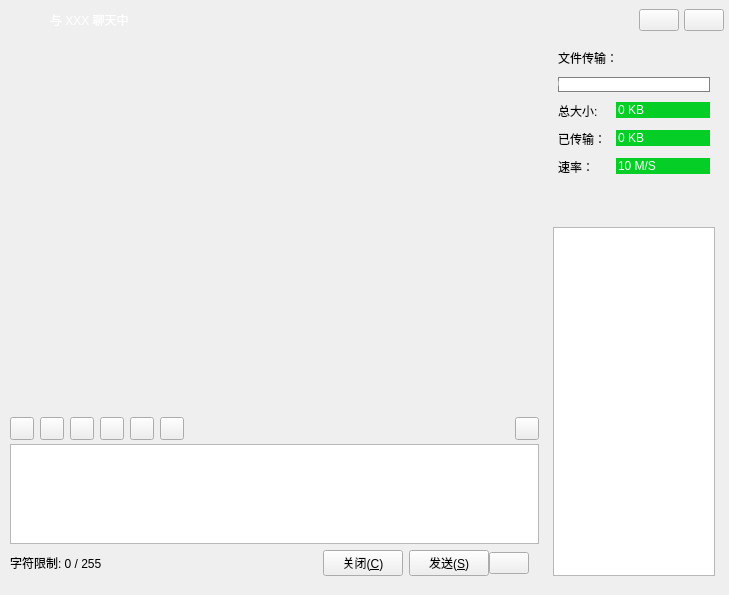
<?xml version="1.0" encoding="UTF-8"?>
<ui version="4.0">
 <class>ChatWindow</class>
 <widget class="QWidget" name="ChatWindow">
  <property name="geometry">
   <rect>
    <x>0</x>
    <y>0</y>
    <width>729</width>
    <height>595</height>
   </rect>
  </property>
  <property name="windowTitle">
   <string>聊天窗口</string>
  </property>
  <property name="windowIcon">
   <iconset resource="../images.qrc">
    <normaloff>:/resource/background/app.png</normaloff>:/resource/background/app.png</iconset>
  </property>
  <property name="styleSheet">
   <string notr="true"/>
  </property>
  <layout class="QVBoxLayout" name="verticalLayout_2">
   <property name="spacing">
    <number>0</number>
   </property>
   <property name="leftMargin">
    <number>5</number>
   </property>
   <property name="topMargin">
    <number>5</number>
   </property>
   <property name="rightMargin">
    <number>5</number>
   </property>
   <property name="bottomMargin">
    <number>5</number>
   </property>
   <item>
    <widget class="QWidget" name="widgetWinTitle" native="true">
     <property name="minimumSize">
      <size>
       <width>0</width>
       <height>30</height>
      </size>
     </property>
     <property name="maximumSize">
      <size>
       <width>16777215</width>
       <height>30</height>
      </size>
     </property>
     <layout class="QHBoxLayout" name="horizontalLayout_2" stretch="0,1,0,0">
      <property name="spacing">
       <number>5</number>
      </property>
      <property name="leftMargin">
       <number>10</number>
      </property>
      <property name="topMargin">
       <number>0</number>
      </property>
      <property name="rightMargin">
       <number>0</number>
      </property>
      <property name="bottomMargin">
       <number>0</number>
      </property>
      <item>
       <widget class="QLabel" name="labelWinIcon">
        <property name="minimumSize">
         <size>
          <width>30</width>
          <height>30</height>
         </size>
        </property>
        <property name="maximumSize">
         <size>
          <width>30</width>
          <height>30</height>
         </size>
        </property>
        <property name="text">
         <string/>
        </property>
        <property name="pixmap">
         <pixmap resource="../images.qrc">:/resource/images/robot.png</pixmap>
        </property>
       </widget>
      </item>
      <item>
       <widget class="QLabel" name="labelWinTitle">
        <property name="styleSheet">
         <string notr="true">color: #FFFFFF;</string>
        </property>
        <property name="text">
         <string>与 XXX 聊天中</string>
        </property>
       </widget>
      </item>
      <item>
       <widget class="QPushButton" name="btnWinMin">
        <property name="focusPolicy">
         <enum>Qt::NoFocus</enum>
        </property>
        <property name="text">
         <string/>
        </property>
        <property name="icon">
         <iconset resource="../images.qrc">
          <normaloff>:/resource/common/ic_min.png</normaloff>:/resource/common/ic_min.png</iconset>
        </property>
       </widget>
      </item>
      <item>
       <widget class="QPushButton" name="btnWinClose">
        <property name="focusPolicy">
         <enum>Qt::NoFocus</enum>
        </property>
        <property name="text">
         <string/>
        </property>
        <property name="icon">
         <iconset resource="../images.qrc">
          <normaloff>:/resource/common/ic_close_white.png</normaloff>:/resource/common/ic_close_white.png</iconset>
        </property>
       </widget>
      </item>
     </layout>
    </widget>
   </item>
   <item>
    <layout class="QHBoxLayout" name="horizontalLayout" stretch="3,1">
     <property name="bottomMargin">
      <number>5</number>
     </property>
     <item>
      <layout class="QVBoxLayout" name="verticalLayout" stretch="1,0,0">
       <property name="spacing">
        <number>0</number>
       </property>
       <property name="leftMargin">
        <number>5</number>
       </property>
       <property name="rightMargin">
        <number>5</number>
       </property>
       <item>
        <widget class="BubbleList" name="widgetBubble" native="true">
         <property name="minimumSize">
          <size>
           <width>200</width>
           <height>200</height>
          </size>
         </property>
        </widget>
       </item>
       <item>
        <widget class="QWidget" name="widgetSetting" native="true">
         <property name="minimumSize">
          <size>
           <width>0</width>
           <height>30</height>
          </size>
         </property>
         <property name="styleSheet">
          <string notr="true"/>
         </property>
         <layout class="QHBoxLayout" name="horizontalLayout_3">
          <property name="leftMargin">
           <number>0</number>
          </property>
          <property name="topMargin">
           <number>0</number>
          </property>
          <property name="rightMargin">
           <number>0</number>
          </property>
          <property name="bottomMargin">
           <number>0</number>
          </property>
          <item>
           <widget class="QToolButton" name="toolButton_2">
            <property name="toolTip">
             <string>修改聊天字体</string>
            </property>
            <property name="text">
             <string/>
            </property>
            <property name="icon">
             <iconset resource="../images.qrc">
              <normaloff>:/resource/common/ic_font.png</normaloff>:/resource/common/ic_font.png</iconset>
            </property>
           </widget>
          </item>
          <item>
           <widget class="QToolButton" name="toolButton_3">
            <property name="toolTip">
             <string>插入表情</string>
            </property>
            <property name="text">
             <string/>
            </property>
            <property name="icon">
             <iconset resource="../images.qrc">
              <normaloff>:/resource/common/ic_smile.png</normaloff>:/resource/common/ic_smile.png</iconset>
            </property>
           </widget>
          </item>
          <item>
           <widget class="QToolButton" name="toolButton_4">
            <property name="toolTip">
             <string>设置字体颜色</string>
            </property>
            <property name="text">
             <string/>
            </property>
            <property name="icon">
             <iconset resource="../images.qrc">
              <normaloff>:/resource/common/ic_color.png</normaloff>:/resource/common/ic_color.png</iconset>
            </property>
           </widget>
          </item>
          <item>
           <widget class="QToolButton" name="btnSendFile">
            <property name="toolTip">
             <string>发送文件</string>
            </property>
            <property name="text">
             <string/>
            </property>
            <property name="icon">
             <iconset resource="../images.qrc">
              <normaloff>:/resource/common/ic_file.png</normaloff>:/resource/common/ic_file.png</iconset>
            </property>
           </widget>
          </item>
          <item>
           <widget class="QToolButton" name="toolButton_7">
            <property name="toolTip">
             <string>发送图片</string>
            </property>
            <property name="text">
             <string/>
            </property>
            <property name="icon">
             <iconset resource="../images.qrc">
              <normaloff>:/resource/common/ic_picture.png</normaloff>:/resource/common/ic_picture.png</iconset>
            </property>
           </widget>
          </item>
          <item>
           <widget class="QToolButton" name="toolButton_6">
            <property name="toolTip">
             <string>截屏</string>
            </property>
            <property name="text">
             <string/>
            </property>
            <property name="icon">
             <iconset resource="../images.qrc">
              <normaloff>:/resource/common/ic_cut.png</normaloff>:/resource/common/ic_cut.png</iconset>
            </property>
           </widget>
          </item>
          <item>
           <spacer name="horizontalSpacer">
            <property name="orientation">
             <enum>Qt::Horizontal</enum>
            </property>
            <property name="sizeHint" stdset="0">
             <size>
              <width>396</width>
              <height>20</height>
             </size>
            </property>
           </spacer>
          </item>
          <item>
           <widget class="QToolButton" name="toolButton">
            <property name="toolTip">
             <string>聊天记录</string>
            </property>
            <property name="text">
             <string/>
            </property>
            <property name="icon">
             <iconset resource="../images.qrc">
              <normaloff>:/resource/common/ic_notes.png</normaloff>:/resource/common/ic_notes.png</iconset>
            </property>
           </widget>
          </item>
         </layout>
        </widget>
       </item>
       <item>
        <widget class="QWidget" name="widgetMsg" native="true">
         <property name="minimumSize">
          <size>
           <width>0</width>
           <height>100</height>
          </size>
         </property>
         <layout class="QVBoxLayout" name="verticalLayout_3">
          <property name="leftMargin">
           <number>0</number>
          </property>
          <property name="topMargin">
           <number>0</number>
          </property>
          <property name="rightMargin">
           <number>0</number>
          </property>
          <item>
           <widget class="QTextEdit" name="textEditMsg">
            <property name="maximumSize">
             <size>
              <width>16777215</width>
              <height>100</height>
             </size>
            </property>
           </widget>
          </item>
          <item>
           <layout class="QHBoxLayout" name="horizontalLayout_5">
            <property name="rightMargin">
             <number>10</number>
            </property>
            <item>
             <widget class="QLabel" name="label">
              <property name="text">
               <string>字符限制: 0 / 255</string>
              </property>
             </widget>
            </item>
            <item>
             <spacer name="horizontalSpacer_2">
              <property name="orientation">
               <enum>Qt::Horizontal</enum>
              </property>
              <property name="sizeHint" stdset="0">
               <size>
                <width>40</width>
                <height>20</height>
               </size>
              </property>
             </spacer>
            </item>
            <item>
             <widget class="QPushButton" name="btnClose">
              <property name="toolTip">
               <string>关闭当前窗口</string>
              </property>
              <property name="text">
               <string>关闭(&amp;C)</string>
              </property>
             </widget>
            </item>
            <item>
             <layout class="QHBoxLayout" name="horizontalLayout_4">
              <property name="spacing">
               <number>0</number>
              </property>
              <item>
               <widget class="QPushButton" name="btnSendMsg">
                <property name="toolTip">
                 <string>发送聊天消息</string>
                </property>
                <property name="styleSheet">
                 <string notr="true"/>
                </property>
                <property name="text">
                 <string>发送(&amp;S)</string>
                </property>
               </widget>
              </item>
              <item>
               <widget class="QPushButton" name="btnAction">
                <property name="text">
                 <string/>
                </property>
               </widget>
              </item>
             </layout>
            </item>
           </layout>
          </item>
         </layout>
        </widget>
       </item>
      </layout>
     </item>
     <item>
      <widget class="QWidget" name="widgetFileBoard" native="true">
       <property name="styleSheet">
        <string notr="true">QLineEdit {
	border: none;
	border-radius:0px;
	background-color: #05CE26;
	color: #FFFFFF;
}

QProgressBar {
	border: 1px solid grey;
    border-radius: 0px;
	color: #FFFFFF;
}

QProgressBar::chunk {
	background-color: #05B8CC;
}</string>
       </property>
       <layout class="QVBoxLayout" name="verticalLayout_5" stretch="0,0,1">
        <item>
         <widget class="QWidget" name="widgetFileInfo" native="true">
          <layout class="QVBoxLayout" name="verticalLayout_6">
           <property name="spacing">
            <number>10</number>
           </property>
           <property name="leftMargin">
            <number>0</number>
           </property>
           <property name="topMargin">
            <number>0</number>
           </property>
           <property name="rightMargin">
            <number>0</number>
           </property>
           <property name="bottomMargin">
            <number>0</number>
           </property>
           <item>
            <layout class="QVBoxLayout" name="verticalLayout_4">
             <property name="leftMargin">
              <number>5</number>
             </property>
             <property name="topMargin">
              <number>5</number>
             </property>
             <property name="rightMargin">
              <number>5</number>
             </property>
             <property name="bottomMargin">
              <number>5</number>
             </property>
             <item>
              <widget class="QLabel" name="label_2">
               <property name="text">
                <string>文件传输：</string>
               </property>
              </widget>
             </item>
             <item>
              <widget class="QProgressBar" name="progressBar">
               <property name="maximumSize">
                <size>
                 <width>16777215</width>
                 <height>15</height>
                </size>
               </property>
               <property name="value">
                <number>0</number>
               </property>
               <property name="invertedAppearance">
                <bool>false</bool>
               </property>
              </widget>
             </item>
             <item>
              <layout class="QFormLayout" name="formLayout">
               <item row="0" column="0">
                <widget class="QLabel" name="label_3">
                 <property name="text">
                  <string>总大小:</string>
                 </property>
                </widget>
               </item>
               <item row="0" column="1">
                <widget class="QLineEdit" name="lineEditTotalSize">
                 <property name="text">
                  <string>0 KB</string>
                 </property>
                 <property name="readOnly">
                  <bool>true</bool>
                 </property>
                </widget>
               </item>
               <item row="1" column="0">
                <widget class="QLabel" name="label_4">
                 <property name="text">
                  <string>已传输：</string>
                 </property>
                </widget>
               </item>
               <item row="1" column="1">
                <widget class="QLineEdit" name="lineEditCurrSize">
                 <property name="text">
                  <string>0 KB</string>
                 </property>
                 <property name="readOnly">
                  <bool>true</bool>
                 </property>
                </widget>
               </item>
               <item row="2" column="0">
                <widget class="QLabel" name="label_5">
                 <property name="text">
                  <string>速率：</string>
                 </property>
                </widget>
               </item>
               <item row="2" column="1">
                <widget class="QLineEdit" name="lineEditRate">
                 <property name="text">
                  <string>10 M/S</string>
                 </property>
                 <property name="readOnly">
                  <bool>true</bool>
                 </property>
                </widget>
               </item>
              </layout>
             </item>
            </layout>
           </item>
          </layout>
         </widget>
        </item>
        <item>
         <spacer name="verticalSpacer">
          <property name="orientation">
           <enum>Qt::Vertical</enum>
          </property>
          <property name="sizeHint" stdset="0">
           <size>
            <width>20</width>
            <height>40</height>
           </size>
          </property>
         </spacer>
        </item>
        <item>
         <widget class="QTableView" name="tableViewGroups"/>
        </item>
       </layout>
      </widget>
     </item>
    </layout>
   </item>
  </layout>
 </widget>
 <customwidgets>
  <customwidget>
   <class>BubbleList</class>
   <extends>QWidget</extends>
   <header>chatbubble.h</header>
   <container>1</container>
  </customwidget>
 </customwidgets>
 <resources>
  <include location="../images.qrc"/>
 </resources>
 <connections>
  <connection>
   <sender>btnWinMin</sender>
   <signal>clicked()</signal>
   <receiver>ChatWindow</receiver>
   <slot>showMinimized()</slot>
   <hints>
    <hint type="sourcelabel">
     <x>690</x>
     <y>26</y>
    </hint>
    <hint type="destinationlabel">
     <x>666</x>
     <y>112</y>
    </hint>
   </hints>
  </connection>
 </connections>
</ui>
